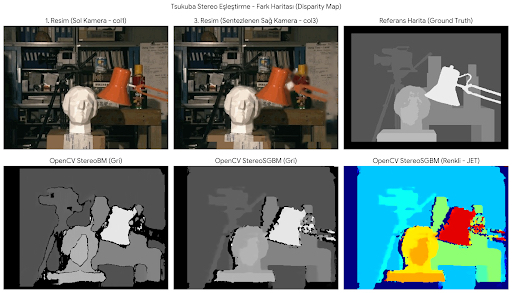
#> input picture IMG_8252.jpeg, 512 x 293 px, given in place of renkli.bmp, which was not available
$ python bmp_gri.py
#> lines starting #> are read from the running program, lines starting #| are printed output that depends on the picture
"""9.2: Renkli BMP'yi griye çevirme ve dosya boyutunu inceleme."""

import argparse
import struct
from pathlib import Path

import cv2
import numpy as np

KLASOR = Path(__file__).resolve().parent


def resim_oku(yol):
    resim = cv2.imread(str(yol), cv2.IMREAD_COLOR)
#> resim is the input picture: shape (293, 512, 3); mean B, G, R 121.3, 123.1, 109.9
    if resim is None:
        raise OSError(f"Resim okunamadı: {yol}")
    return resim


def kaydet(yol, resim):
    if not cv2.imwrite(str(yol), resim):
        raise OSError(f"Resim kaydedilemedi: {yol}")


def bmp_bilgisi(yol):
    """Bu ödevdeki sıkıştırılmamış 8 ve 24 bit BMP başlıklarını okur."""
    yol = Path(yol)
    with yol.open("rb") as dosya:
        veri = dosya.read(54)
    if len(veri) != 54 or veri[:2] != b"BM":
        raise ValueError(f"Geçersiz BMP: {yol}")
    dib = struct.unpack_from("<I", veri, 14)[0]
    genislik, yukseklik = struct.unpack_from("<ii", veri, 18)
    bit = struct.unpack_from("<H", veri, 28)[0]
    sikistirma = struct.unpack_from("<I", veri, 30)[0]
    if dib != 40 or bit not in (8, 24) or sikistirma != 0 or genislik <= 0:
        raise ValueError(f"Desteklenmeyen BMP biçimi: {yol}")
    renk_sayisi = struct.unpack_from("<I", veri, 46)[0]
    palet = (renk_sayisi or 256) * 4 if bit == 8 else 0
    baslik = 14 + dib
    satir = ((genislik * bit + 31) // 32) * 4
    boyut = yol.stat().st_size
    hesaplanan = baslik + palet + satir * abs(yukseklik)
    if (struct.unpack_from("<I", veri, 10)[0] != baslik + palet
            or struct.unpack_from("<I", veri, 2)[0] != boyut
            or boyut != hesaplanan):
        raise ValueError(f"BMP boyutu başlık hesabıyla uyuşmuyor: {yol}")
    return dict(baslik=baslik, palet=palet, satir=satir, boyut=boyut,
                hesaplanan=hesaplanan)


def calistir(goster=True, kaynak=None, klasor=None):
    klasor = KLASOR if klasor is None else Path(klasor)
    kaynak = KLASOR.parent / "girdi/renkli.bmp" if kaynak is None else Path(kaynak)
    girdi = klasor / "girdi"
    cikti = klasor / "cikti"
    girdi.mkdir(parents=True, exist_ok=True)
    cikti.mkdir(parents=True, exist_ok=True)

    renkli_yol = girdi / "renkli_1000.bmp"
    gri_yol = cikti / "gri.bmp"
    renkli = cv2.resize(resim_oku(kaynak), (1000, 1000), interpolation=cv2.INTER_LINEAR)
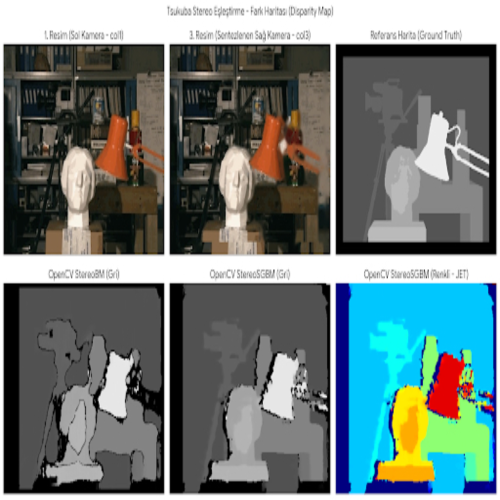
#> renkli: shape (1000, 1000, 3) (shown at 1/2 size); mean of channels 0, 1, 2 121.2, 123, 109.8; drawn as B, G, R
    kaydet(renkli_yol, renkli)
    renkli = resim_oku(renkli_yol)
    gri = cv2.cvtColor(renkli, cv2.COLOR_BGR2GRAY)
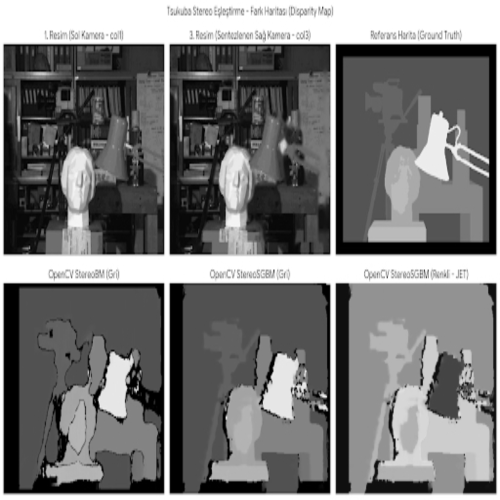
#> gri: shape (1000, 1000) (shown at 1/2 size); min 0, max 255, mean 118.9
    kaydet(gri_yol, gri)
    kaydet(cikti / "yan_yana.png", np.hstack([renkli, cv2.cvtColor(gri, cv2.COLOR_GRAY2BGR)]))
#> in kaydet (call 3), `if not cv2.imwrite(str(yol), resim):`:
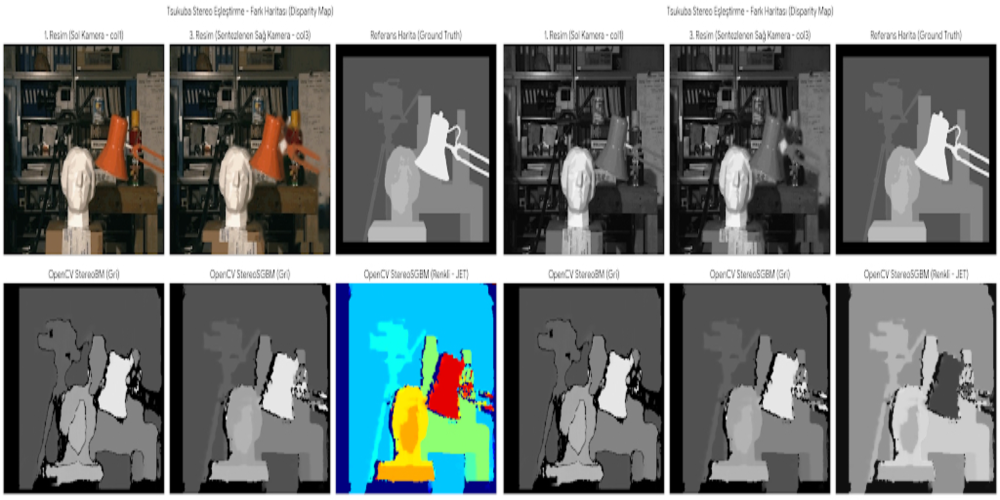
#> saved as yan_yana.png: shape (1000, 2000, 3) (shown at 1/2 size); mean B, G, R 120, 120.9, 114.3

    renkli_bilgi = bmp_bilgisi(renkli_yol)
    gri_bilgi = bmp_bilgisi(gri_yol)
    satirlar = [
        "Çözünürlük: 1000 x 1000 = 1.000.000 piksel.",
        "uint8: kanal başına 1 bayt; renkli BGR 3 kanal, gri 1 kanal.",
        "Ham piksel verisi: renkli 3.000.000 bayt, gri 1.000.000 bayt.",
        "BMP satırları 4 baytın katına tamamlanır: ((genişlik * kanal + 3) // 4) * 4.",
        "Bu genişlikte renkli 3000, gri 1000 bayt/satır; ek satır dolgusu 0 bayt.",
        "Gri BMP paleti: 256 giriş x 4 bayt = 1024 bayt (B, G, R, ayrılmış bayt).",
    ]
    for ad, bilgi in [("Renkli", renkli_bilgi), ("Gri", gri_bilgi)]:
        satirlar.append(
            f"{ad}: başlık {bilgi['baslik']} + palet {bilgi['palet']} + "
            f"satır {bilgi['satir']} x 1000 = {bilgi['hesaplanan']} bayt; "
            f"diskte {bilgi['boyut']} bayt.")
    oran = renkli_bilgi["boyut"] / gri_bilgi["boyut"]
    satirlar.append(f"Gerçek renkli/gri disk boyutu oranı: {oran:.9f}. "
                    "Ham piksel oranı 3 olsa da başlık ve palet nedeniyle disk oranı tam 3 değildir.")
    (cikti / "boyutlar.txt").write_text("\n".join(satirlar) + "\n", encoding="utf-8")
    if goster:
        try:
            cv2.imshow("Renkli BMP", renkli)
            cv2.imshow("Gri BMP", gri)
            cv2.waitKey(0)
        finally:
            cv2.destroyAllWindows()


if __name__ == "__main__":
    komut = argparse.ArgumentParser(description=__doc__)
    komut.add_argument("--gosterme", action="store_true", help="Pencere açmadan çıktı üret.")
    calistir(goster=not komut.parse_args().gosterme)
